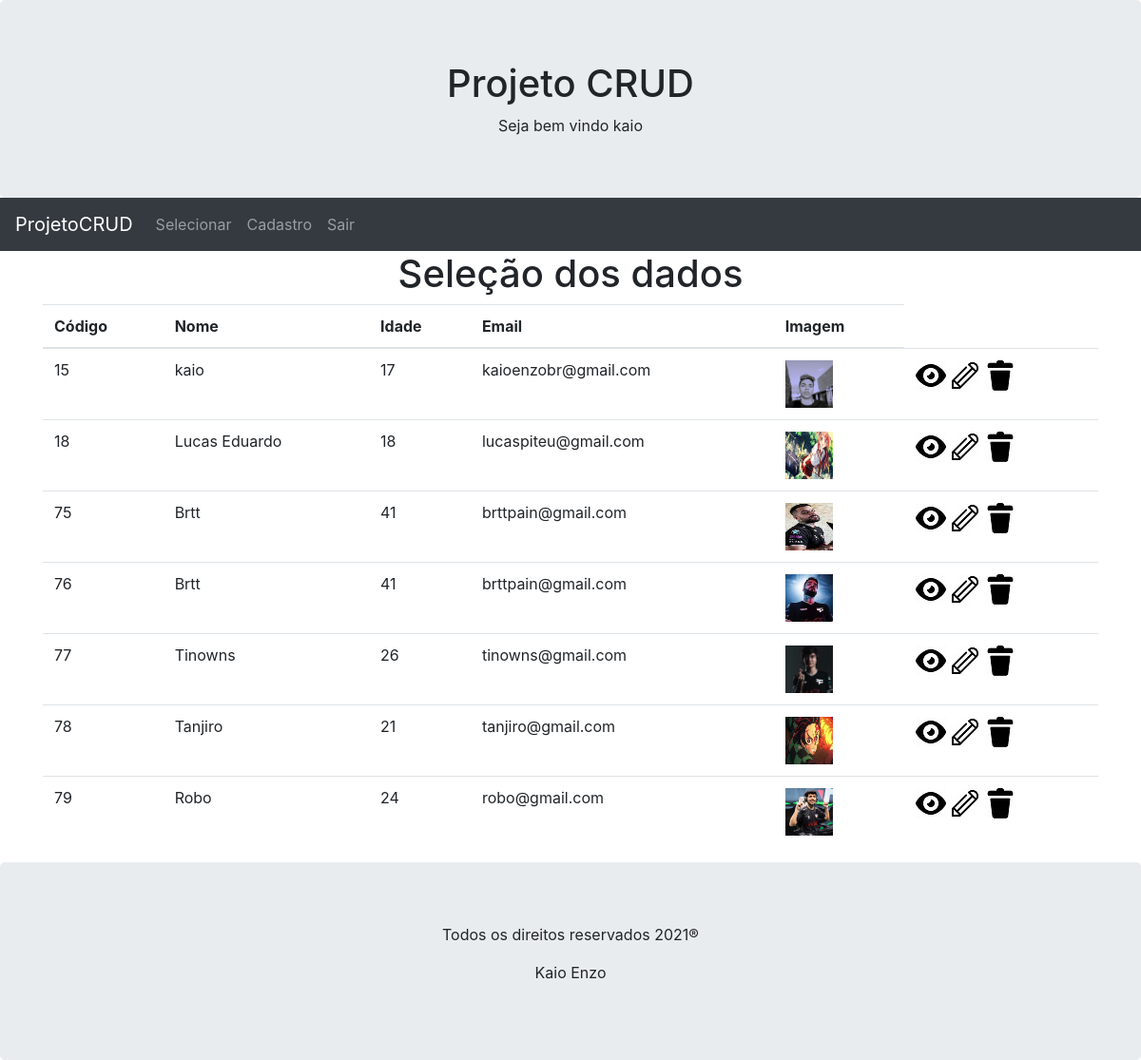
/selecionar.php (signed in), run on the app's committed database.
### tables this page shows
CREATE TABLE `dadosuser` (
  `id` int(6) UNSIGNED NOT NULL,
  `nome` varchar(30) NOT NULL,
  `idade` int(11) NOT NULL,
  `email` varchar(100) NOT NULL,
  `senha` varchar(50) NOT NULL,
  `imagem` varchar(100) NOT NULL
);

### classes/ClassCrud.php (called while the page is built, shortened)
<?php
class ClassCrud extends ClasseBanco2 {
    private $Resultado;
    private function countParametros($Parametros) {
        $this->Contador = count($Parametros);
    }
    private function preparedStatements($Query, $Tipos, $Parametros){
        $Con = $this->conecta_DB();
        $this->Crud = $Con->prepare($Query);
    $this->Crud->execute();
    $this->Resultado = $this->Crud->get_result();
}
    public function selectDB($Campos, $Tabela, $Condicao, $Tipos, $Parametros) {
        $this->preparedStatements("select {$Campos} from {$Tabela} {$Condicao}", $Tipos, $Parametros);
        return $this->Resultado;
    }
}

### selecionar.php (the view, shortened to what this page needs)
<head>
</head>
<?php
include 'includes/header.php';
require 'classes/ClassCrud.php';
echo '<h1 class="text-center">Seleção dos dados</h1>';
?>
<div class="container">
    <table class="table">
        <thead>
        <th>Código</th>
        <th>Nome</th>
        <th>Idade</th>
        <th>Email</th>
        <th>Imagem</th>
        </thead>
        <tbody>
            <?php
            $Crud = new ClassCrud();
            $BFetch = $Crud->selectDB("*","dadosuser","","",array());
            while ($Result = $BFetch->fetch_all()){
                foreach ($Result as $Fetch){
                    ?>
            <tr>
                <td><?php echo $Fetch[0]; ?></td>
                <td><?php echo $Fetch[1]; ?></td>
                <td><?php echo $Fetch[2]; ?></td>
                <td><?php echo $Fetch[3]; ?></td>
                <td><?php echo "<img width='50px' height='50px' src='uploads/{$Fetch[5]}'>" ?></td>
                <td>
                    <a href="<?php echo "visualizar.php?id={$Fetch[0]}";?>">
                    <img src="imagens/visualizar.jpeg" alt="Visualizar"></a>
                    <a href="<?php echo "cadastro.php?id={$Fetch[0]}";?>">
                    <img src="imagens/editar.jpeg" alt="Editar"></a>
                    <a class="Deletar" href="<?php echo "Controllers/ControllerExcluir.php?id={$Fetch[0]}";?>">
                    <img src="imagens/excluir.jpeg" alt="Excluir"></a>
                </td>
            </tr>
            <?php }  }
            ?>
        </tbody>
    </table>
</div>
<?php
include 'includes/footer.php';?>

### data on the page
dadosuser: id "79", nome "Robo", idade "24", email "robo@gmail.com", imagem (picture)
dadosuser: id "15", nome "kaio", idade "17", email "kaioenzobr@gmail.com", imagem (picture)
dadosuser: id "18", nome "Lucas Eduardo", idade "18", email "lucaspiteu@gmail.com", imagem (picture)
dadosuser: id "75", nome "Brtt", idade "41", email "brttpain@gmail.com", imagem (picture)
dadosuser: id "76", nome "Brtt", idade "41", email "brttpain@gmail.com", imagem (picture)
dadosuser: id "77", nome "Tinowns", idade "26", email "tinowns@gmail.com", imagem (picture)
dadosuser: id "78", nome "Tanjiro", idade "21", email "tanjiro@gmail.com", imagem (picture)

### other printed values
$_SESSION['usuarioNome'] "kaio"
